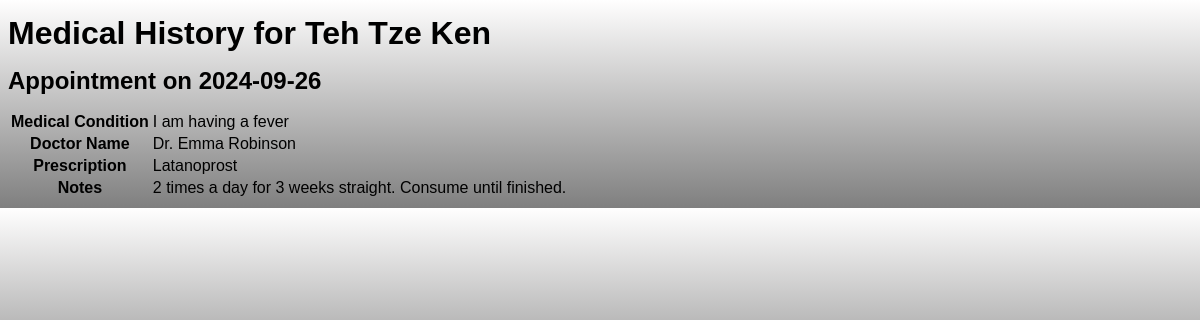
/medical_history.php?name=Teh Tze Ken, run on the app's committed database.
### tables this page shows
CREATE TABLE `appointments` (
  `id` int(11) NOT NULL,
  `patient_name` varchar(100) NOT NULL,
  `patient_email` varchar(100) NOT NULL,
  `patient_phone` varchar(15) NOT NULL,
  `medical_condition` varchar(255) NOT NULL,
  `doctor_name` varchar(100) NOT NULL,
  `appointment_date` date NOT NULL,
  `created_at` timestamp NOT NULL DEFAULT current_timestamp(),
  `notes` text DEFAULT NULL,
  `prescription` text DEFAULT NULL,
  `status` enum('active','done') DEFAULT 'active'
);

### medical_history.php (the view, shortened to what this page needs)
<?php
include("db_connect.php");
if (isset($_GET['name'])) {
    $patient_name = mysqli_real_escape_string($con, $_GET['name']);
    $appointments_sql = "
        SELECT a.*, GROUP_CONCAT(m.name SEPARATOR ', ') AS medicines
        FROM appointments a
        LEFT JOIN appointment_medicines am ON a.id = am.appointment_id
        LEFT JOIN medicines m ON am.medicine_id = m.id
        WHERE a.patient_name = '$patient_name'
        GROUP BY a.id
        ORDER BY a.appointment_date DESC
    ";
    $appointments_result = mysqli_query($con, $appointments_sql);
    if (mysqli_num_rows($appointments_result) > 0):
?>
<!DOCTYPE html>
<html lang="en">
<head>
    <link rel="stylesheet" href="admin.css">
</head>
<body>
    <div class="content">
        <h1>Medical History for <?php echo htmlspecialchars($patient_name); ?></h1>
        <?php while ($appointment = mysqli_fetch_assoc($appointments_result)): ?>
            <div class="appointment-details">
                <h2>Appointment on <?php echo htmlspecialchars($appointment['appointment_date']); ?></h2>
                <table>
                    <tr>
                        <th>Medical Condition</th>
                        <td><?php echo htmlspecialchars($appointment['medical_condition']); ?></td>
                    </tr>
                    <tr>
                        <th>Doctor Name</th>
                        <td><?php echo htmlspecialchars($appointment['doctor_name']); ?></td>
                    </tr>
                    <tr>
                        <th>Prescription</th>
                        <td><?php echo htmlspecialchars($appointment['prescription']); ?></td>
                    </tr>
                    <tr>
                        <th>Notes</th>
                        <td><?php echo nl2br(htmlspecialchars($appointment['notes'])); ?></td>
                    </tr>
                </table>
            </div>
        <?php endwhile; ?>
    </div>
</body>
</html>
<?php
    else:
        echo "<p>No medical history found for the selected patient.</p>";
    endif;
} else {
    echo "<p>No patient name provided.</p>";
}
?>

### admin.css (style rules this page uses)
* { font-family: "Kumbh Sans", sans-serif; text-decoration: none; }
body { background: linear-gradient(rgba(255, 254, 254, 0.5), rgba(0, 0, 0, 0.5)), url('bgaboutus.png'); }
h1, h2, h3, p, a { margin: 15px 0; }

### data on the page
appointments: appointment_date "2024-09-26", medical_condition "I am having a fever", doctor_name "Dr. Emma Robinson", prescription "Latanoprost", notes "2 times a day for 3 weeks straight. Consume until finished."

### other printed values
$patient_name "Teh Tze Ken"
